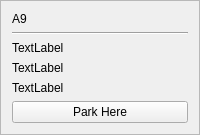
        <widget class="QFrame" name="frame_34">
         <property name="frameShape">
          <enum>QFrame::StyledPanel</enum>
         </property>
         <property name="frameShadow">
          <enum>QFrame::Plain</enum>
         </property>
         <property name="lineWidth">
          <number>36</number>
         </property>
         <property name="midLineWidth">
          <number>19</number>
         </property>
         <layout class="QGridLayout" name="gridLayout_51">
          <item row="0" column="0">
           <layout class="QVBoxLayout" name="verticalLayout_50">
            <item>
             <widget class="QLabel" name="label_27">
              <property name="text">
               <string>A9</string>
              </property>
             </widget>
            </item>
            <item>
             <widget class="Line" name="line_10">
              <property name="orientation">
               <enum>Qt::Horizontal</enum>
              </property>
             </widget>
            </item>
            <item>
             <widget class="QLabel" name="a9TakenLbl">
              <property name="text">
               <string>TextLabel</string>
              </property>
             </widget>
            </item>
            <item>
             <widget class="QLabel" name="a9handLbl">
              <property name="text">
               <string>TextLabel</string>
              </property>
             </widget>
            </item>
            <item>
             <widget class="QLabel" name="takenByLbla9">
              <property name="text">
               <string>TextLabel</string>
              </property>
             </widget>
            </item>
            <item>
             <widget class="QPushButton" name="a9Btn">
              <property name="text">
               <string>Park Here</string>
              </property>
             </widget>
            </item>
           </layout>
          </item>
         </layout>
        </widget>
